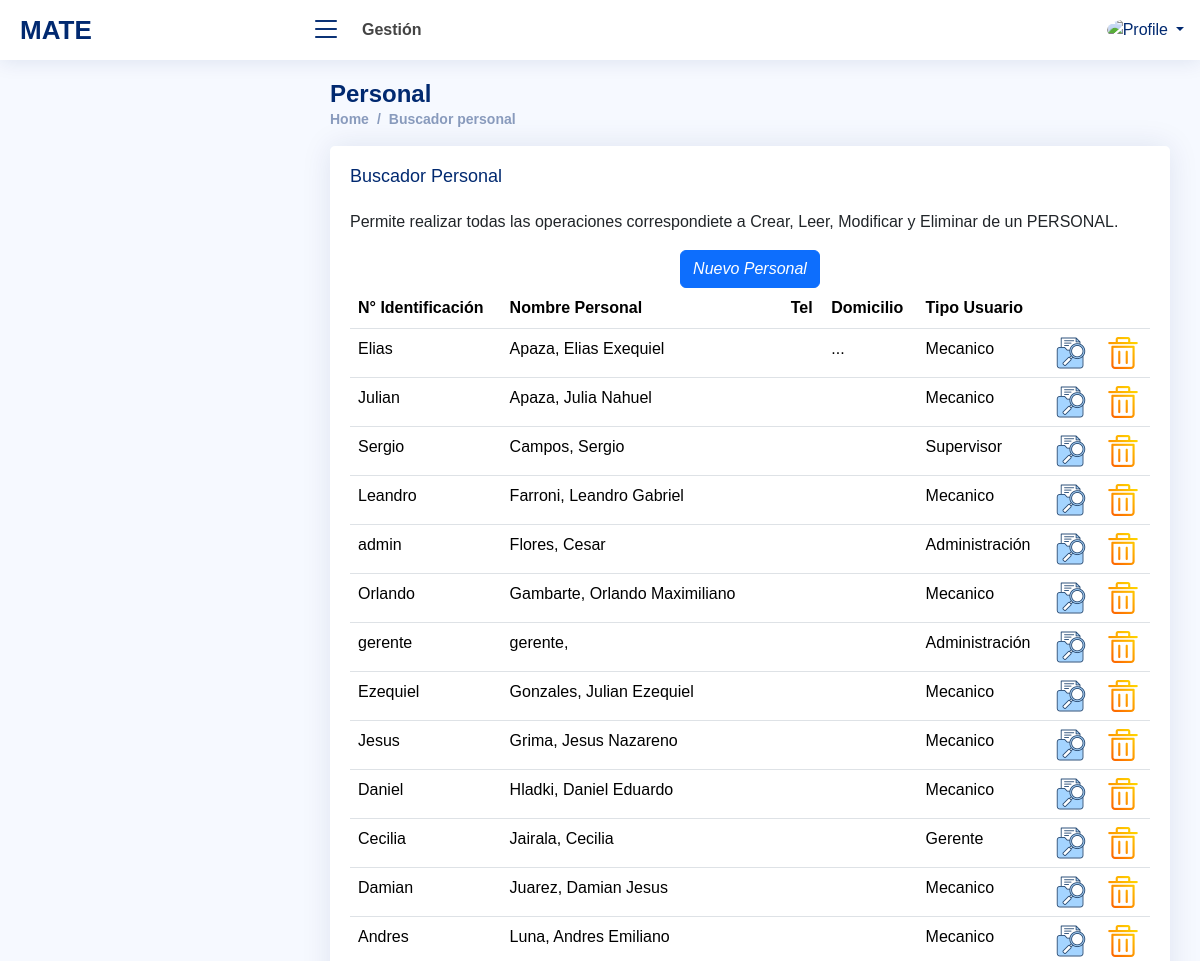
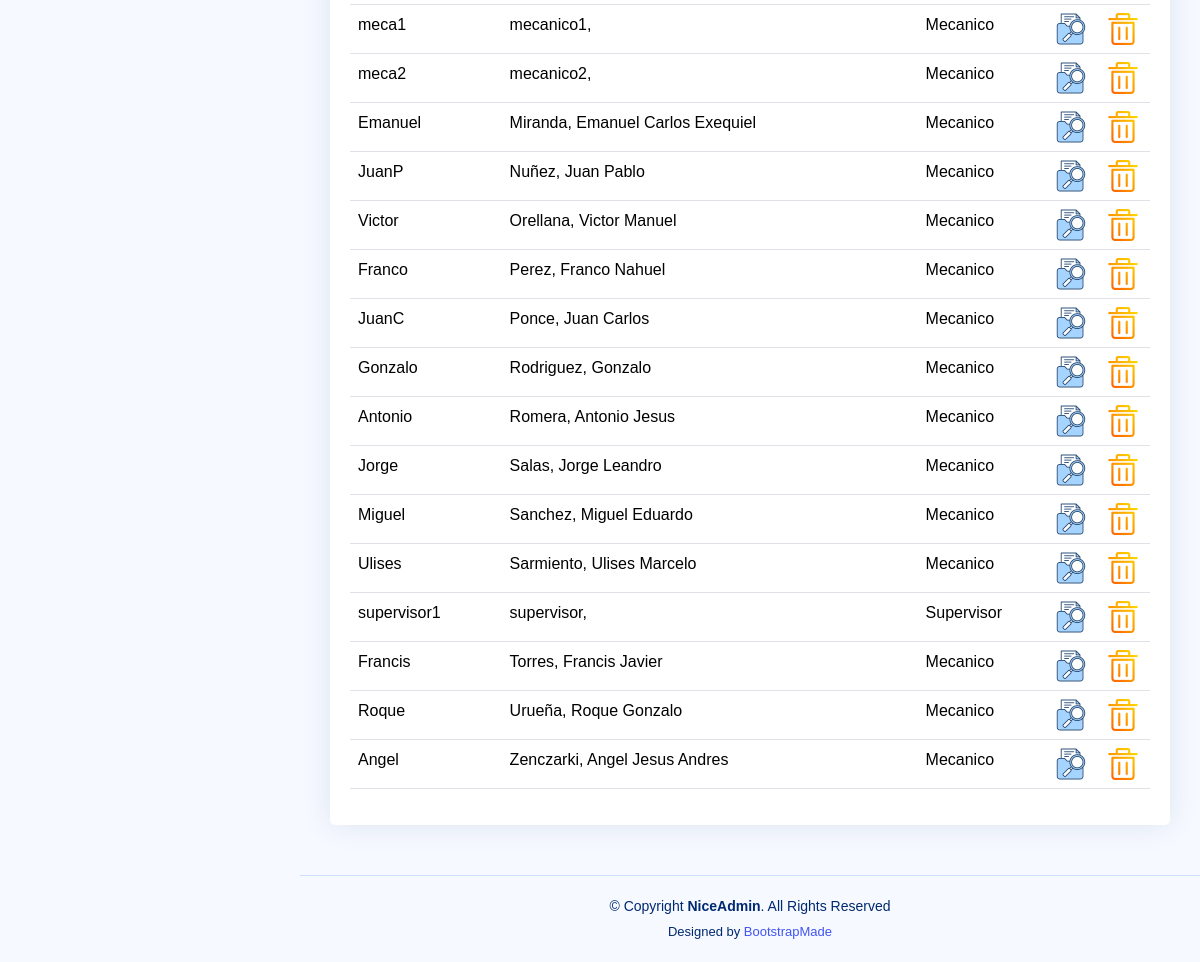
The app's page /buscadorpersonal.php (signed in) with its own data (2 pictures, top to bottom).
### tables this page shows
CREATE TABLE `personas` (
  `idpersona` int(11) NOT NULL AUTO_INCREMENT,
  `apellido` varchar(30) DEFAULT NULL,
  `nombre` varchar(30) DEFAULT NULL,
  `nombrecortousu` varchar(15) DEFAULT NULL,
  `dni` varchar(20) DEFAULT NULL,
  `nrosocio` varchar(20) DEFAULT NULL,
  `domicilio` varchar(60) DEFAULT NULL,
  `fnacimiento` date DEFAULT NULL,
  `idtipopersona` int(11) DEFAULT NULL,
  `emailusuario` varchar(60) DEFAULT NULL,
  `pass` varchar(255) DEFAULT NULL,
  `urlfoto` varchar(100) DEFAULT 'user.png',
  `tel` varchar(20) DEFAULT NULL,
  `idoficina` int(11) DEFAULT NULL,
  `aptoingreso` varchar(1) DEFAULT 'N',
  `finiapto` date DEFAULT NULL,
  `ffinapto` date DEFAULT NULL,
  `accion` varchar(1) DEFAULT NULL,
  `idempleadoaccion` int(11) DEFAULT NULL,
  `fechaaccion` datetime DEFAULT NULL,
  PRIMARY KEY (`idpersona`)
);

### buscadorpersonal.php (the view, shortened to what this page needs)
<!DOCTYPE html>
<html lang="en">
<head>
  <link href="assets/font/Open_Sans.css" rel="stylesheet">
  <link href="assets/vendor/bootstrap/css/bootstrap.min.css" rel="stylesheet">
  <link href="assets/vendor/bootstrap-icons/bootstrap-icons.css" rel="stylesheet">
  <link href="assets/vendor/boxicons/css/boxicons.min.css" rel="stylesheet">
  <link href="assets/vendor/quill/quill.snow.css" rel="stylesheet">
  <link href="assets/vendor/quill/quill.bubble.css" rel="stylesheet">
  <link href="assets/vendor/remixicon/remixicon.css" rel="stylesheet">
  <link href="assets/vendor/simple-datatables/style.css" rel="stylesheet">
  <link href="assets/css/style.css" rel="stylesheet">
</head>
<body>
<?php
  include "configuracion/conexion.php";
  if (isset($_SESSION['id']))
  {
    $tipousu=$_SESSION['tipo'];
    $foto=$_SESSION['foto'];
    $nombrecorto=$_SESSION['nombrecorto'];
  }
  else
  {
    echo "<script> window.location.href='index.html'</script>";
  }
?>
  <header id="header" class="header fixed-top d-flex align-items-center">
    <div class="d-flex align-items-center justify-content-between">
      <a href="home.php" class="logo d-flex align-items-center">
        <span class="d-none d-lg-block"><?php echo $_SESSION['nombreapp']; ?></span>
      </a>
      <i class="bi bi-list toggle-sidebar-btn"></i>
    </div>
    <div class="search-bar">
      <strong>Gestión</strong>
    </div>
    <nav class="header-nav ms-auto">
      <ul class="d-flex align-items-center">
        <li class="nav-item dropdown pe-3">
          <a class="nav-link nav-profile d-flex align-items-center pe-0" href="#" data-bs-toggle="dropdown">
            <img src="assets/img/<?php echo $foto; ?>" alt="Profile" class="rounded-circle">
            <span class="d-none d-md-block dropdown-toggle ps-2"><?php echo $nombrecorto; ?></span>
          </a>
        </li>
      </ul>
    </nav>
  </header>
  <main id="main" class="main">
    <div class="pagetitle">
      <h1>Personal</h1>
      <nav>
        <ol class="breadcrumb">
          <li class="breadcrumb-item">
          <?php
            if (($tipousu=="Administración")||($tipousu=="Gerente")) echo "<a href='home.php'>Home</a>";
            else
            {
              echo "<a href='atenderordenes.php?ver=P'>Home</a>";
            }
          ?>
          </li>
          <li class="breadcrumb-item"><a href="buscadorpersonal.php">Buscador personal</a></li>
        </ol>
      </nav>
    </div>
    <section class="section">
      <div class="row">
        <div class="col-lg-12">
          <div class="card">
            <div class="card-body">
              <h5 class="card-title">Buscador Personal</h5>
              <p>Permite realizar todas las operaciones correspondiete a Crear, Leer, Modificar y Eliminar de un PERSONAL.</p>
                <div class="text-center">
                  <a href="addpersonal.php">
                    <i class="btn btn-primary">Nuevo Personal</i>
                  </a>
                </div>
<?php
    $sql = "SELECT a.idpersona,a.nrosocio,CONCAT(a.apellido,', ',a.`nombre`) AS usuario,a.tel,a.`domicilio`,c.`disciplina`
            FROM personas a INNER JOIN personasvsdisciplinas b ON (a.`idpersona`=b.`idpersona` AND b.accion!='B')
                            INNER JOIN disciplinas c ON (c.`iddisciplina`=b.`iddisciplina` AND c.`accion`!='B')
            WHERE a.`accion`!='B' AND a.idtipopersona!=2
            GROUP BY a.idpersona,a.nrosocio,a.tel,a.`domicilio`,a.`aptoingreso`
            ORDER BY a.`apellido`,a.`nombre`;";
    $result = $cnx->query($sql);
    if (!$result)
    {
      die('Invalid query: ' . $mysqli->error);
    }
    else
    {
?>
          <table class="table datatable">
            <thead>
              <tr>
                <th>N° Identificación</th>
                <th>
                  <b>N</b>ombre Personal
                </th>
                <th>Tel</th>
                <th>Domicilio</th>
                <th>Tipo Usuario</th>
                <th>&nbsp;</th>
                <th>&nbsp;</th>
              </tr>
            </thead>
            <tbody>
<?php
      while($row = mysqli_fetch_array($result))
      {
        echo "
              <tr>
                <td>".$row['nrosocio']."</td>
                <td>".$row['usuario']."</td>
                <td>".$row['tel']."</td>
                <td>".$row['domicilio']."</td>
                <td>". $row['disciplina'] ."</td>
                <td><a href='crudpersonal.php?idpersona=".$row['idpersona']."&accion=M'><img src='./assets/img/buscar.png' alt='Ver registro' srcset=''></a></td>
                <td><a href='crudpersonal.php?idpersona=".$row['idpersona']."&accion=B'><img src='./assets/img/eliminar.png' alt='Eliminar registro' srcset=''></a></td>
              </tr>
            ";
      }
    }
?>
            </tbody>
            </table>
            </div>
          </div>
        </div>
      </div>
    </section>
  </main>
  <footer id="footer" class="footer">
    <div class="copyright">
      &copy; Copyright <strong><span>NiceAdmin</span></strong>. All Rights Reserved
    </div>
    <div class="credits">
      Designed by <a href="https://bootstrapmade.com/">BootstrapMade</a>
    </div>
  </footer>
</body>
</html>

### assets/css/style.css (style rules this page uses)
:root { scroll-behavior: smooth; }
body { font-family: "Open Sans", sans-serif; background: #f6f9ff; color: #444444; }
a { color: #4154f1; text-decoration: none; }
h1, h2, h3, h4, h5, h6 { font-family: "Nunito", sans-serif; }
#main { margin-top: 60px; padding: 20px 30px; transition: all 0.3s; }
.pagetitle { margin-bottom: 10px; }
.pagetitle h1 { font-size: 24px; margin-bottom: 0; font-weight: 600; color: #012970; }
.card { margin-bottom: 30px; border: none; border-radius: 5px; box-shadow: 0px 0 30px rgba(1, 41, 112, 0.1); }
.card-title { padding: 20px 0 15px 0; font-size: 18px; font-weight: 500; color: #012970; font-family: "Poppins", sans-serif; }
.card-body { padding: 0 20px 20px 20px; }
.breadcrumb { font-size: 14px; font-family: "Nunito", sans-serif; color: #899bbd; font-weight: 600; }
.breadcrumb a { color: #899bbd; transition: 0.3s; }
.breadcrumb .breadcrumb-item::before { color: #899bbd; }
.logo { line-height: 1; }
@media (min-width: 1200px) { .logo { width: 280px; } }
.logo span { font-size: 26px; font-weight: 700; color: #012970; font-family: "Nunito", sans-serif; }
.header { transition: all 0.5s; z-index: 997; height: 60px; box-shadow: 0px 2px 20px rgba(1, 41, 112, 0.1); background-color: #fff; padding-left: 20px; }
.header .toggle-sidebar-btn { font-size: 32px; padding-left: 10px; cursor: pointer; color: #012970; }
.header .search-bar { min-width: 360px; padding: 0 20px; }
.header-nav ul { list-style: none; }
.header-nav>ul { margin: 0; padding: 0; }
.header-nav .nav-profile { color: #012970; }
.header-nav .nav-profile img { max-height: 36px; }
.header-nav .nav-profile span { font-size: 14px; font-weight: 600; }
@media (min-width: 1200px) { #main, #footer { margin-left: 300px; } }
.footer { padding: 20px 0; font-size: 14px; transition: all 0.3s; border-top: 1px solid #cddfff; }
.footer .copyright { text-align: center; color: #012970; }
.footer .credits { padding-top: 5px; text-align: center; font-size: 13px; color: #012970; }

### records on screen
personas: nrosocio "Elias", usuario "Apaza, Elias Exequiel", domicilio "...", disciplina "Mecanico"
personas: nrosocio "Julian", usuario "Apaza, Julia Nahuel", disciplina "Mecanico"
personas: nrosocio "Sergio", usuario "Campos, Sergio", disciplina "Supervisor"
personas: nrosocio "Leandro", usuario "Farroni, Leandro Gabriel", disciplina "Mecanico"
personas: nrosocio "admin", usuario "Flores, Cesar", disciplina "Administración"
personas: nrosocio "Orlando", usuario "Gambarte, Orlando Maximiliano", disciplina "Mecanico"
personas: nrosocio "gerente", usuario "gerente,", disciplina "Administración"
personas: nrosocio "Ezequiel", usuario "Gonzales, Julian Ezequiel", disciplina "Mecanico"
personas: nrosocio "Jesus", usuario "Grima, Jesus Nazareno", disciplina "Mecanico"
personas: nrosocio "Daniel", usuario "Hladki, Daniel Eduardo", disciplina "Mecanico"
personas: nrosocio "Cecilia", usuario "Jairala, Cecilia", disciplina "Gerente"
personas: nrosocio "Damian", usuario "Juarez, Damian Jesus", disciplina "Mecanico"
personas: nrosocio "Andres", usuario "Luna, Andres Emiliano", disciplina "Mecanico"
personas: nrosocio "meca1", usuario "mecanico1,", disciplina "Mecanico"
personas: nrosocio "meca2", usuario "mecanico2,", disciplina "Mecanico"
personas: nrosocio "Emanuel", usuario "Miranda, Emanuel Carlos Exequiel", disciplina "Mecanico"
personas: nrosocio "JuanP", usuario "Nuñez, Juan Pablo", disciplina "Mecanico"
personas: nrosocio "Victor", usuario "Orellana, Victor Manuel", disciplina "Mecanico"
personas: nrosocio "Franco", usuario "Perez, Franco Nahuel", disciplina "Mecanico"
personas: nrosocio "JuanC", usuario "Ponce, Juan Carlos", disciplina "Mecanico"
personas: nrosocio "Gonzalo", usuario "Rodriguez, Gonzalo", disciplina "Mecanico"
personas: nrosocio "Antonio", usuario "Romera, Antonio Jesus", disciplina "Mecanico"
personas: nrosocio "Jorge", usuario "Salas, Jorge Leandro", disciplina "Mecanico"
personas: nrosocio "Miguel", usuario "Sanchez, Miguel Eduardo", disciplina "Mecanico"
personas: nrosocio "Ulises", usuario "Sarmiento, Ulises Marcelo", disciplina "Mecanico"
personas: nrosocio "supervisor1", usuario "supervisor,", disciplina "Supervisor"
personas: nrosocio "Francis", usuario "Torres, Francis Javier", disciplina "Mecanico"
personas: nrosocio "Roque", usuario "Urueña, Roque Gonzalo", disciplina "Mecanico"
personas: nrosocio "Angel", usuario "Zenczarki, Angel Jesus Andres", disciplina "Mecanico"

### other values on screen
$_SESSION['nombreapp'] "MATE"
